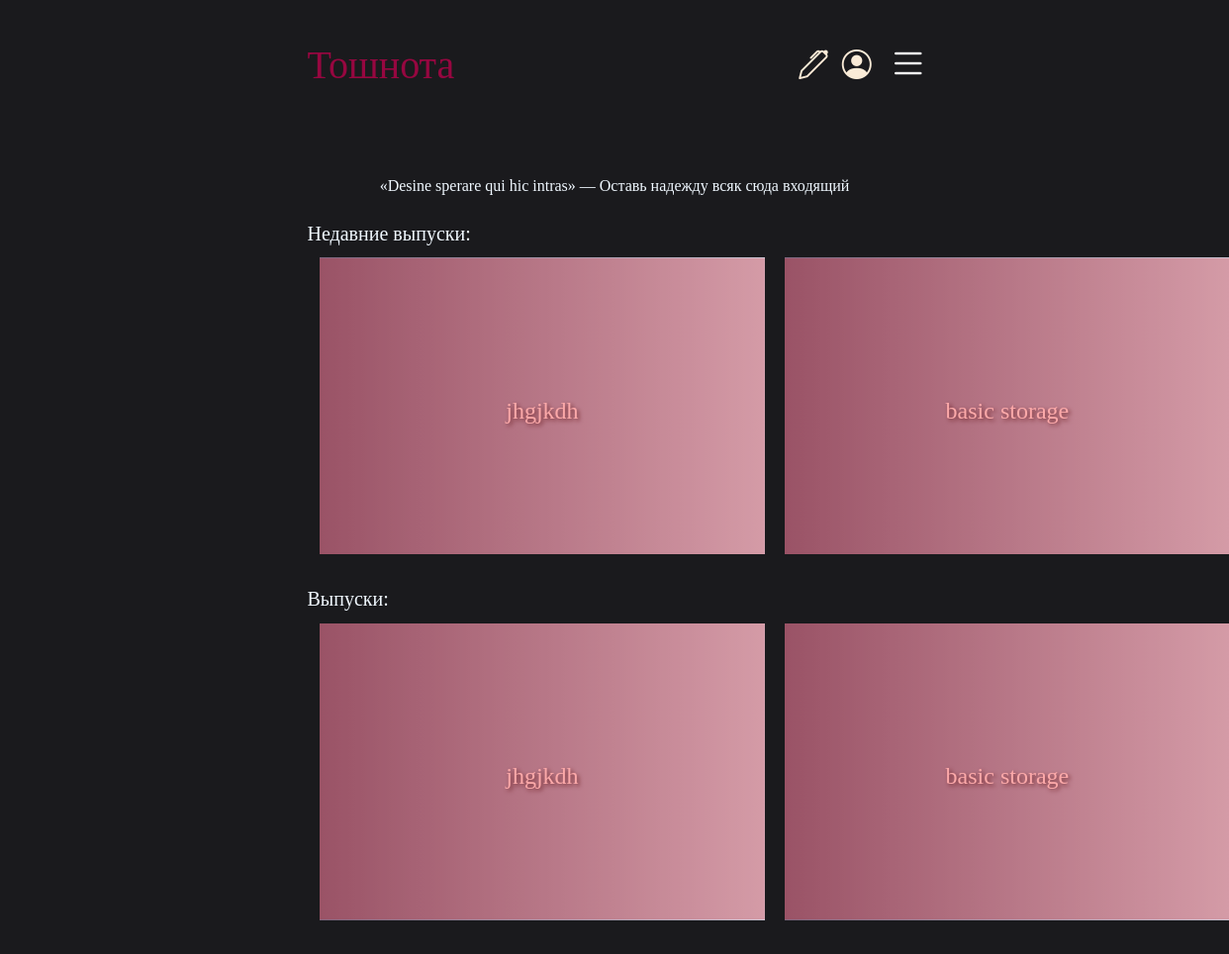
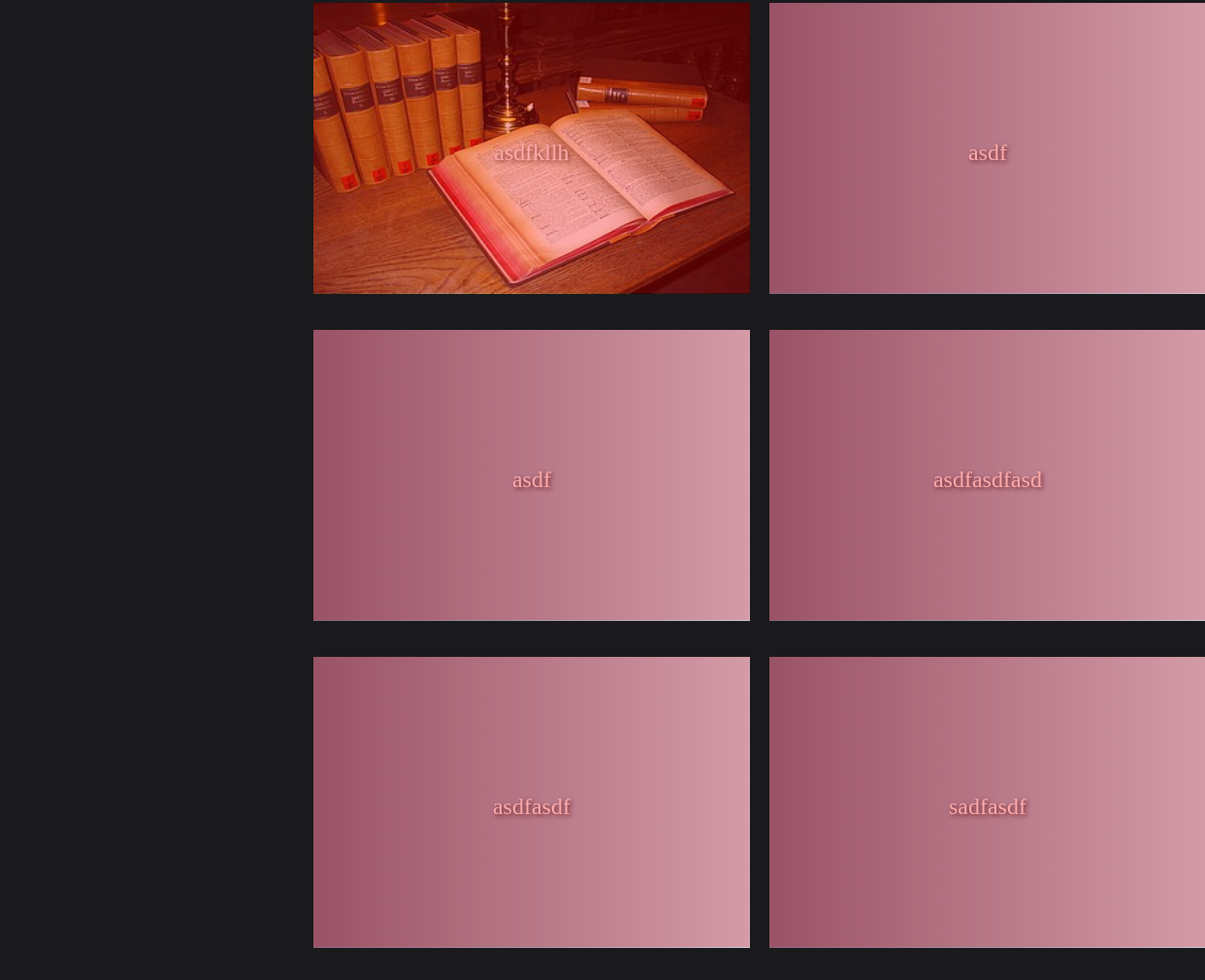
Page /notes/ on the earlier database version (2 pictures, top to bottom).
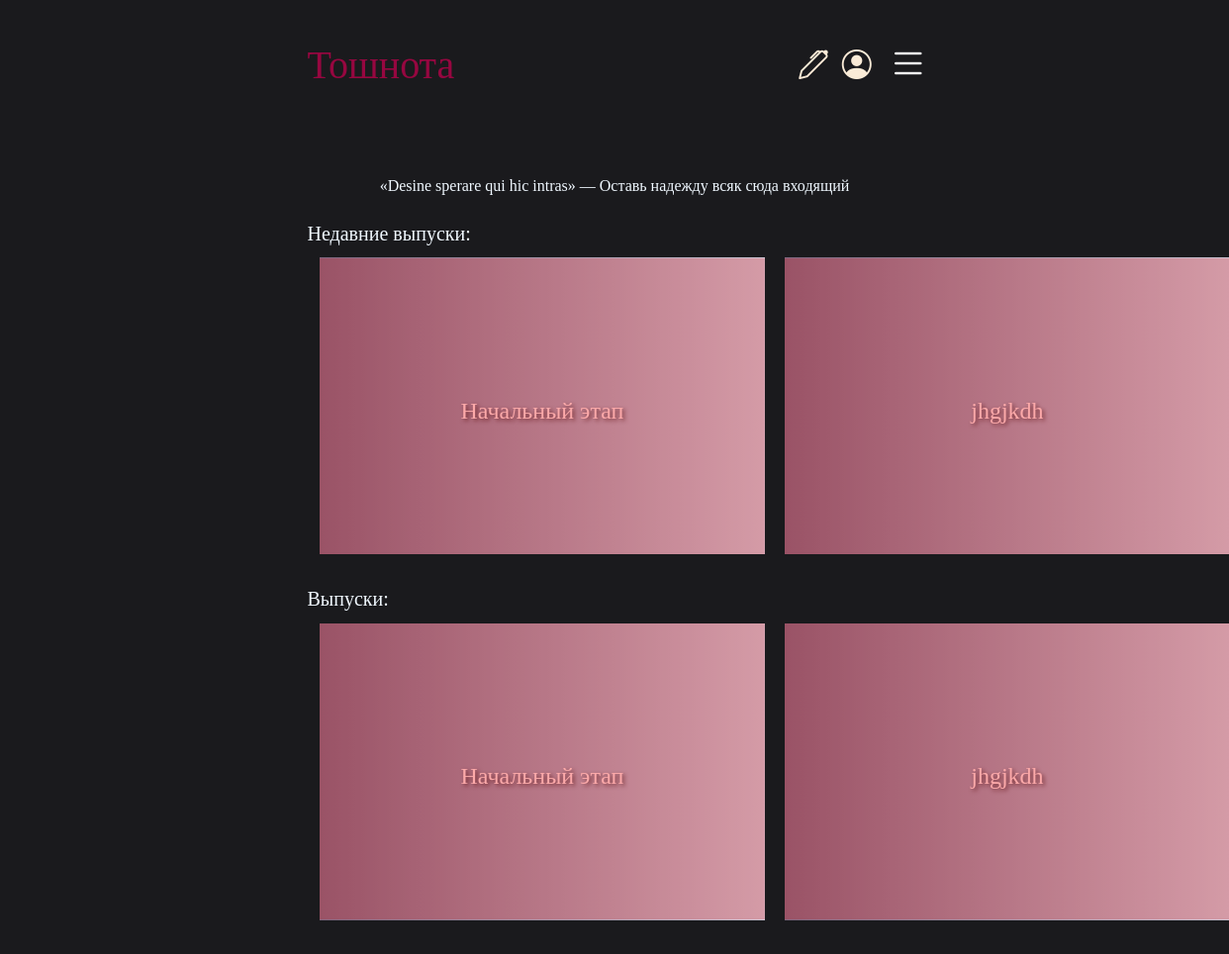
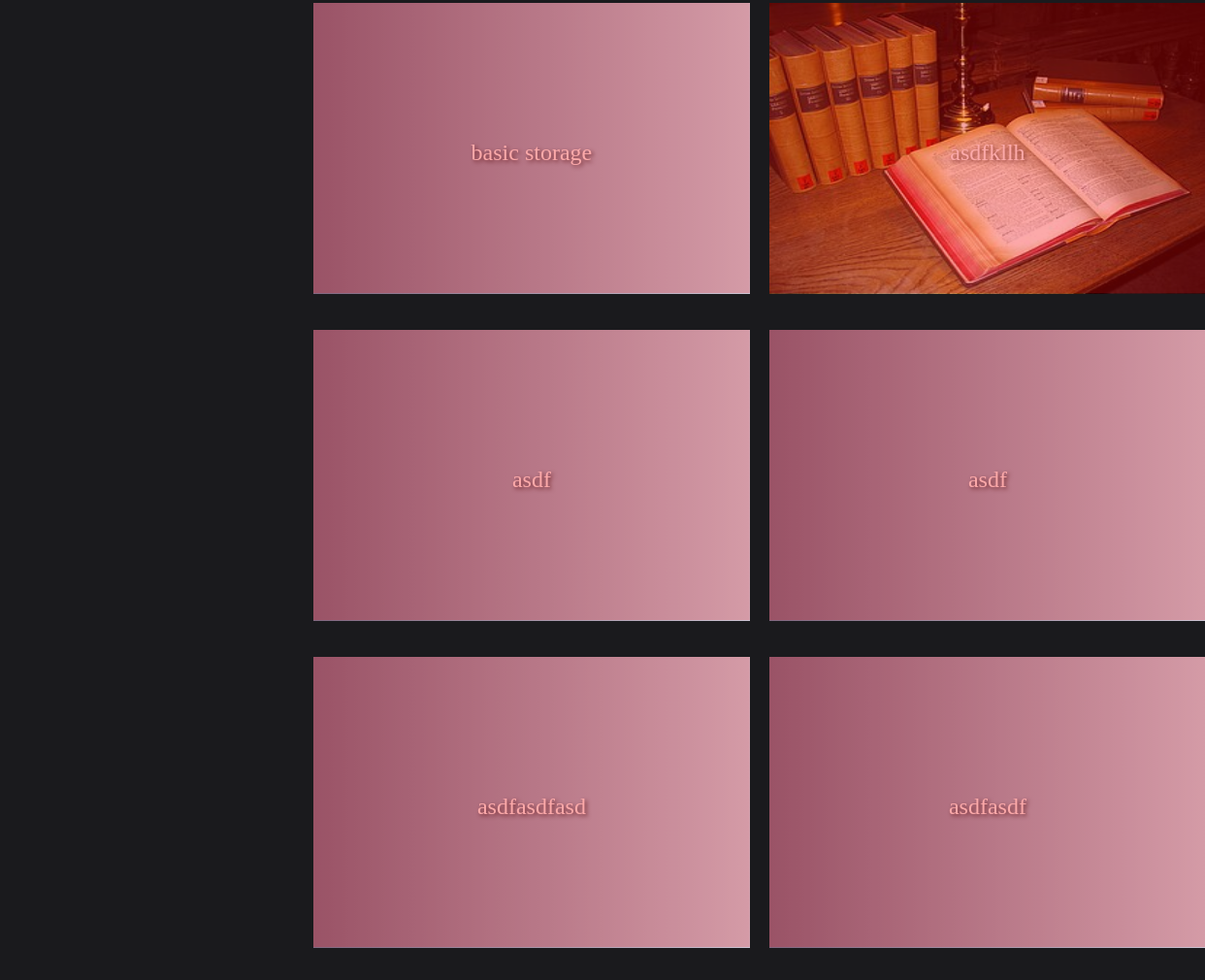
Same page on the later database version (2 pictures, top to bottom).
### notes/models.py (models this page shows, shortened)
class Article(models.Model):
    chapter = models.ForeignKey(Chapter, models.SET_NULL, blank=True, null=True)
    heading = models.CharField(max_length=200)
    body = HTMLField()
    pub_date = models.DateTimeField(auto_now_add=True)
    last_edit_date = models.DateTimeField(auto_now=True)
    image = models.ImageField(
        verbose_name='Изображение',
        upload_to='articles/',
        blank=True,
    )
    authors = models.ManyToManyField(User, related_name='articles')
    is_locked = models.BooleanField(default=False)
    locked_by = models.ManyToManyField(User, blank=True, default=None)

### notes/views.py (the view)
# urls.py: path('', views.index, name='index'),
def index(request):
    articles = Article.objects.order_by('-pub_date')
    latest_articles_list = Article.objects.order_by("-pub_date")[:2]
    context = {
        "articles": paginator(request, articles, 8),
        "latest_articles_list": latest_articles_list,
        'user': request.user,
    }
    return render(request, "notes/index.html", context)

### notes/context_processors.py (called while the page is built)
def add_variable_to_context(requests):
    return {
        "partitions": Partition.objects.all(),
    }

### notes/paginator.py (called while the page is built)
def paginator(request, articles, articles_on_the_page):
    paginator = Paginator(articles, articles_on_the_page)
    page_number = request.GET.get('page')
    return paginator.get_page(page_number)

### notes/templatetags/custom_filters.py (called while the page is built)
@register.filter
def bleach_clean(value):
    soup = BeautifulSoup(value, 'html.parser')
    return soup.get_text()

### templates/notes/index.html (shortened to what this page needs)
{% extends 'layout.html' %}
{% load static %}
{% load custom_filters %}
{% block includes %}
<link rel="stylesheet" href="{% static 'notes/index_styles.css' %}">
{% endblock %}
{% block content %}
<p style="text-align: center;">«Desine sperare qui hic intras» — Оставь надежду всяк сюда входящий</p>
<h5>
    Недавние выпуски:
</h5>
{% if latest_articles_list %}
    <div class="cards">
        {% for article in latest_articles_list %}
            <a href="{% url 'notes:detail' article.id %}">
                <div class="card-box">
                {% if article.image %}
                    <img class="fit-size" src="{{ article.image.url }}" />
                {% else %}
                    <div class="fit-size linear-gradient"></div>
                {% endif %}
                    <div class="overlay-text">{{ article.heading}}</div>
                </div>
            </a>
        {% endfor %}
    </div>
{% else %}
    <p>No articles are available</p>
{% endif %}
<h5>
    Выпуски:
</h5>
<div class="cards">
    {% for elem in articles %}
        <article>
            <a href="{% url 'notes:detail' elem.id %}">
                <div class="card-box">
                    {% if elem.image %}
                        <img class="fit-size" src="{{ elem.image.url }}" />
                    {% else %}
                        <div class="fit-size linear-gradient"></div>
                    {% endif %}
                    <div class="overlay-text">{{ elem.heading}}</div>
                </div>
            </a>
        </article>
    {% endfor %}
</div>
{% endblock %}

### templates/layout.html (shortened to what this page needs)
{% load static %}
{% load bootstrap_icons %}
<!DOCTYPE html>
<html lang="en">
    <link href="https://cdn.jsdelivr.net/npm/bootstrap@5.3.2/dist/css/bootstrap.min.css" rel="stylesheet">
    <link rel="stylesheet" href="https://cdn.jsdelivr.net/npm/bootstrap-icons@1.5.0/font/bootstrap-icons.css">
    <link rel="stylesheet" href="{% static 'notes/main_style.css' %}">
    <link rel="stylesheet" href="{% static 'bootstrap_icons/css/bootstrap_icons.css' %}">
    {% block includes %}
    {% endblock includes %}
</html>
<body>
    <header class="header">
        <div class="logo item1">
            <a id="logo-anchor" href="{% url 'notes:index' %}">
                Тошнота
            </a>
        </div>
        <div class="item2">
            <a href="{% url 'notes:add_article' %}" class="blink"><i class="bi bi-pen middle-icon"></i></a>
        </div>
        <div class="item3">
            <a href="{% url 'users:profile' %}" class="blink"><i class="bi bi-person-circle middle-icon"></i></a>
        </div>
        <nav class="nav item4 dropdown">
            <button href="#menu" class="blink dropbtn">
                <i class="bi bi-list large-icon"></i>
        </nav>
    </header>
    <main>
        {% block content %}
        {% endblock %}
    </main>
</body>

### static/notes/main_style.css (style rules this page uses)
body { background-color: #1a1a1d; padding: 0px 25% 0px 25%; font-family: serif; color: aliceblue; }
#logo-anchor { color: #960740; font-size: 40px; font-family: serif; text-decoration: none; transition: color 0.3s , text-decoration 0.3s ; }
.blink { color: antiquewhite; transition: color 0.3s , text-decoration 0.3s ; }
.item1 { grid-column: 1 / 2; }
.item2 { grid-column: 2 / 3; align-items: end; }
.item3 { grid-column: 3 / 4; }
.item4 { grid-column: 4 / 5; }
.large-icon { font-size: 40px; }
.middle-icon { font-size: 30px; }
.header { display: grid; grid-template-columns: 80% 7% 5% auto; align-items: center; padding-top: 20px; color: white; }
main { margin-top: 4em; }
main p { margin-bottom: 1.5em; }
.dropbtn { background-color: #1a1a1d; color: white; padding: 16px; font-size: 16px; border: none; transition: transform 0.5s ease; }
.dropdown { position: relative; display: inline-block; transition: transform 0.5s ease; }

### static/notes/index_styles.css (style rules this page uses)
a { text-decoration: none; color: white; }
.cards { margin-top: 2%; font-size: 20px; margin-left: 2%; list-style-type:decimal-leading-zero; }
.fit-size { width: 450px; height: 300px; }
.linear-gradient { background: linear-gradient(to right, #8199bfc3, #c2e9fb); }
.card-box { position: relative; display: inline-block; padding-bottom: 2%; transition: transform 2s ease-in-out; }
.overlay-text { position: absolute; top: 50%; left: 50%; transition: transform 0.5s ease; transform: translate(-50%, -50%); color: white; font-size: 24px; text-shadow: 2px 2px 4px rgba(0,0,0,0.7); }
.cards { display: grid; grid-template-columns: 1fr 1fr ; gap: 20px; margin-bottom: 1rem; }
.card-box::after { content: ''; position: absolute; top: 0; left: 0; width: 100%; height: 97%; background-color: rgba(246, 8, 8, 0.345); clip-path: polygon(0 0, 100% 0, 100% 100%, 0 100%); opacity: 1; transition: opacity 1s ease; }
.card-box img { transition: transform 0.5s ease; }
.card-box div { transition: transform 0.5s ease; }

Differences in the rows shown:
no longer on one of the page's lists (row unchanged): Article: heading "basic storage"
no longer on this page (row unchanged): Article: heading "sadfasdf", shown under "Выпуски:"
added Article: heading "Начальный этап"
